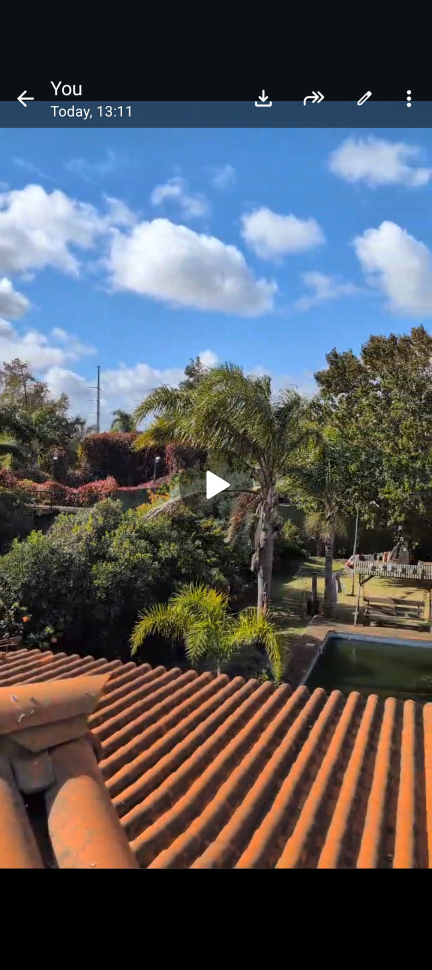
#> input picture images/Aerea_Fondo.png, 864 x 1939 px (shown at 1/2 size)
$ python -i build.py   (imports and definitions only)
#> lines starting #> are read from the running program, lines starting #| are printed output that depends on the picture
"""
Jardineando · Pacha Mama — Build script
Genera docs/index.html con el catálogo + timeline + ideas.

Ejecución:
    python build.py

Salida:
    docs/index.html (subir a GitHub Pages)
"""

import base64
import json
import html as html_mod
from datetime import date
from io import BytesIO
from pathlib import Path
from PIL import Image

from data_plants import PLANTS
from data_ideas import (
    NEW_IDEAS_FRENTE,
    NEW_IDEAS_FONDO,
    HUERTA,
    HUERTA_LOCATION_IDEAS,
    DEFAULT_CONTACTS,
    WHATSAPP_TEMPLATES_BY_ACTION,
)
from data_improvements import IMPROVEMENTS
from styles import CSS, SPLASH_CSS, TAREA_LANDING_CSS
from scripts import JS, SPLASH_JS
from feed import render_home_feed

ROOT = Path(__file__).parent
IMAGES_DIR = ROOT / "images"
OUTPUT = ROOT / "docs" / "index.html"
TASKS_DIR = ROOT / "docs" / "tasks"
OG_DIR = ROOT / "docs" / "og"
# [3 lines not run here, left out]

# ============================================================
# CONFIGURACIÓN — editar antes del primer deploy
# ============================================================
# URL pública de tu GitHub Pages.
# Ejemplo: "https://juan.github.io/jardineando-pacha-mama"
# Si está vacío, los previews de WhatsApp no van a funcionar (links rotos).
SITE_URL = "https://gardening-chi.vercel.app"


# ============================================================
# Helpers
# ============================================================
# [28 lines left out: functions encode_image, copy_curated_image, not called in this run]


def esc(s):
    return html_mod.escape(str(s) if s is not None else "", quote=True)


MONTH_NAMES = ["", "ene", "feb", "mar", "abr", "may", "jun", "jul", "ago", "sep", "oct", "nov", "dic"]
MONTH_FULL = ["", "enero", "febrero", "marzo", "abril", "mayo", "junio", "julio", "agosto", "septiembre", "octubre", "noviembre", "diciembre"]

# ============================================================
# Mes actual (hemisferio sur — Montevideo)
# ============================================================
import re

CURRENT_MONTH = date.today().month
CURRENT_MONTH_NAME = MONTH_FULL[CURRENT_MONTH]

_MONTH_NAME_TO_NUM = {n: i for i, n in enumerate(MONTH_FULL) if n}
_SEASON_TO_MONTHS = {
    "otoño": [3, 4, 5],
    "otono": [3, 4, 5],
    "invierno": [6, 7, 8],
    "primavera": [9, 10, 11],
    "verano": [12, 1, 2],
}
_MONTH_RE = "(" + "|".join(_MONTH_NAME_TO_NUM.keys()) + ")"


# [23 lines left out: function parse_planting_months, not called in this run]


def idea_is_optimal_now(idea):
    """Bool para NEW_IDEAS — usa el campo `season_plant`."""
    return CURRENT_MONTH in parse_planting_months(idea.get("season_plant", ""))


def huerta_is_optimal_now(h):
    """Bool para HUERTA — usa los arrays `siembra` y `transplante`."""
    return CURRENT_MONTH in (h.get("siembra", []) or []) or CURRENT_MONTH in (h.get("transplante", []) or [])


TAG_STYLE = {
    "nativa": ("🇺🇾 nativa", "#4a6b3f"),
    "exotica": ("🌍 exótica", "#7a8c5c"),
    "frutal": ("🍑 frutal", "#d97706"),
    "aromatica": ("🌿 aromática", "#16a34a"),
    "ornamental": ("✨ ornamental", "#ca8a04"),
    "polinizadores": ("🐝 polinizadores", "#facc15"),
    "abejas": ("🐝 abejas", "#facc15"),
    "mariposas": ("🦋 mariposas", "#a855f7"),
    "picaflor": ("🐦 picaflor", "#ec4899"),
    "aves": ("🐦 aves", "#ec4899"),
    "trepadora": ("🌿 trepadora", "#0d9488"),
    "perfume": ("👃 perfume", "#e11d48"),
    "cerco-vivo": ("🌳 cerco-vivo", "#65a30d"),
    "comestible": ("🥬 comestible", "#16a34a"),
    "maceta": ("🪴 maceta", "#a16207"),
    "interior": ("🏠 interior", "#0284c7"),
    "purificadora": ("💨 purificadora", "#0284c7"),
    "sombra": ("🌑 sombra", "#475569"),
    "epifita": ("🌿 epífita", "#0d9488"),
    "rusticidad": ("💪 rústica", "#78716c"),
    "huerta": ("🥬 huerta", "#16a34a"),
    "fruto": ("🍅 fruto", "#dc2626"),
    "hoja": ("🥬 hoja", "#16a34a"),
    "raiz": ("🥕 raíz", "#f97316"),
    "bulbo": ("🧅 bulbo", "#a16207"),
    "verano": ("☀️ verano", "#eab308"),
    "invierno": ("❄️ invierno", "#0284c7"),
    "todo-año": ("🔄 todo el año", "#0d9488"),
    "rapida": ("⚡ rápida", "#facc15"),
    "perenne": ("♾️ perenne", "#4a6b3f"),
    "pendiente": ("⏳ pendiente", "#9333ea"),
    "fruta": ("🍓 fruta", "#dc2626"),
}

PRIORITY_STYLE = {
    "alta": ("🔴", "#dc2626", "Alta"),
    "media": ("🟡", "#ca8a04", "Media"),
    "baja": ("🟢", "#16a34a", "Baja"),
}


# [146 lines left out: functions _select_primary_urgency, render_tags, water_dots, light_icon, classify_action, generate_tasks_from_plants, not called in this run]


# ============================================================
# Renderers — Plant cards (zone view)
# ============================================================
TYPE_BADGES = {
    "caduco": "🍂 Caduco",
    "perenne": "🌲 Perenne",
    "semi-perenne": "🍃 Semi-perenne",
    "semi-caduco": "🍃 Semi-caduco",
}


# [146 lines left out: functions render_card_chips, render_plant_info_card, render_curiosidades_section, render_idea_card, render_huerta_card, not called in this run]


TIER_META = {
    "free":       ("🆓", "Gratis",          "#16a34a", "tier-free"),
    "under_10":   ("💵", "Menos de USD 10", "#ca8a04", "tier-under10"),
    "under_100":  ("💰", "Menos de USD 100","#ea580c", "tier-under100"),
}
TIER_ORDER = ["free", "under_10", "under_100"]


# [629 lines left out: functions render_improvement_card, render_improvements_section, render_calendar_grid, render_huerta_locations, render_collapsible_grid, build_zone and 1 more, not called in this run]


# ============================================================
# OG IMAGES + TASK PAGES (para WhatsApp / Facebook previews)
# ============================================================
def build_og_image(src_path: Path, dst_path: Path):
    """
    Genera una imagen 1200x630 (estándar Open Graph) con la foto de la tarea
    centrada y recortada estilo 'cover'.
    """
#> called with src_path = 'images/Aerea_Fondo.png', dst_path = 'out.png'
    target_w, target_h = 1200, 630
    img = Image.open(src_path).convert("RGB")
#> img is the input picture: PIL image 864x1939 RGB; mean R, G, B 84.3, 86.4, 91.2

    # Resize escalando para "cover" (la imagen llena todo el target)
    src_ratio = img.width / img.height
#> src_ratio = 0.446
    target_ratio = target_w / target_h
    if src_ratio > target_ratio:
        # imagen más ancha — escalar por altura, recortar lados
        new_h = target_h
        new_w = int(target_h * src_ratio)
    else:
        new_w = target_w
        new_h = int(target_w / src_ratio)
#> new_h = 2693

    img = img.resize((new_w, new_h), Image.Resampling.LANCZOS)
#> img: PIL image 1200x2693 RGB

    # Crop centrado
    left = (new_w - target_w) // 2
    top = (new_h - target_h) // 2
#> top = 1031
    img = img.crop((left, top, left + target_w, top + target_h))
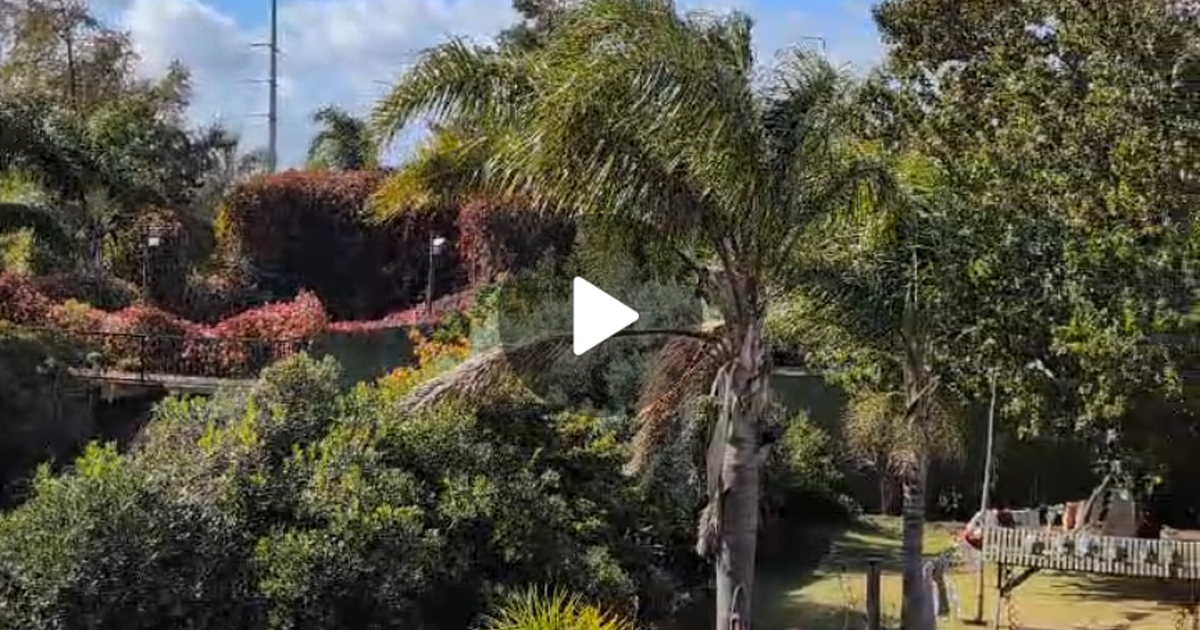
#> img: PIL image 1200x630 RGB; mean R, G, B 82.1, 80, 65.5

    img.save(dst_path, "JPEG", quality=82, optimize=True)


PRIO_LABELS = {"alta": "🔴 Alta", "media": "🟡 Media", "baja": "🟢 Baja"}
ZONE_LABELS = {"frente": "📍 Frente (oeste)", "fondo": "📍 Fondo (este)", "interior": "📍 Interior"}


# [152 lines left out: function build_task_page, not called in this run]


# ============================================================
# Helpers de página — shell HTML + nav cross-page
# ============================================================
HEAD_META = """<meta charset="UTF-8">
<meta name="viewport" content="width=device-width, initial-scale=1.0">
<meta name="theme-color" content="#2d5016">

<!-- Favicons -->
<link rel="icon" href="favicon.ico" sizes="any">
<link rel="icon" type="image/png" sizes="32x32" href="icon-32.png">
<link rel="icon" type="image/png" sizes="192x192" href="icon-192.png">

<!-- Apple touch icons -->
<link rel="apple-touch-icon" href="apple-touch-icon.png">
<link rel="apple-touch-icon" sizes="120x120" href="apple-touch-icon-120.png">
<link rel="apple-touch-icon" sizes="152x152" href="apple-touch-icon-152.png">
<link rel="apple-touch-icon" sizes="167x167" href="apple-touch-icon-167.png">
<link rel="apple-touch-icon" sizes="180x180" href="apple-touch-icon-180.png">

<!-- iOS standalone web app meta -->
<meta name="apple-mobile-web-app-capable" content="yes">
<meta name="apple-mobile-web-app-status-bar-style" content="black-translucent">
<meta name="apple-mobile-web-app-title" content="Jardineando">

<!-- Android standalone web app meta -->
<meta name="mobile-web-app-capable" content="yes">
<meta name="application-name" content="Jardineando">

<!-- Safari pinned tab -->
<link rel="mask-icon" href="mask-icon.svg" color="#2d5016">

<!-- PWA -->
<link rel="manifest" href="manifest.webmanifest">

<!-- Open Graph / WhatsApp / Twitter (defaults; las páginas pueden overridear) -->
<meta property="og:type" content="website">
<meta property="og:image:width" content="1200">
<meta property="og:image:height" content="630">
<meta name="twitter:card" content="summary_large_image">"""


# [679 lines left out: functions _render_top_nav, render_splash, _page_shell, build_ideas_html, build_tareas_html, build_biblioteca_redirect and 1 more, not called in this run]


# [2 lines not run here, left out]

>>> result = build_og_image('images/Aerea_Fondo.png', 'out.png')

$ run again, on images/B-37_liquidambar_otonal.jpg
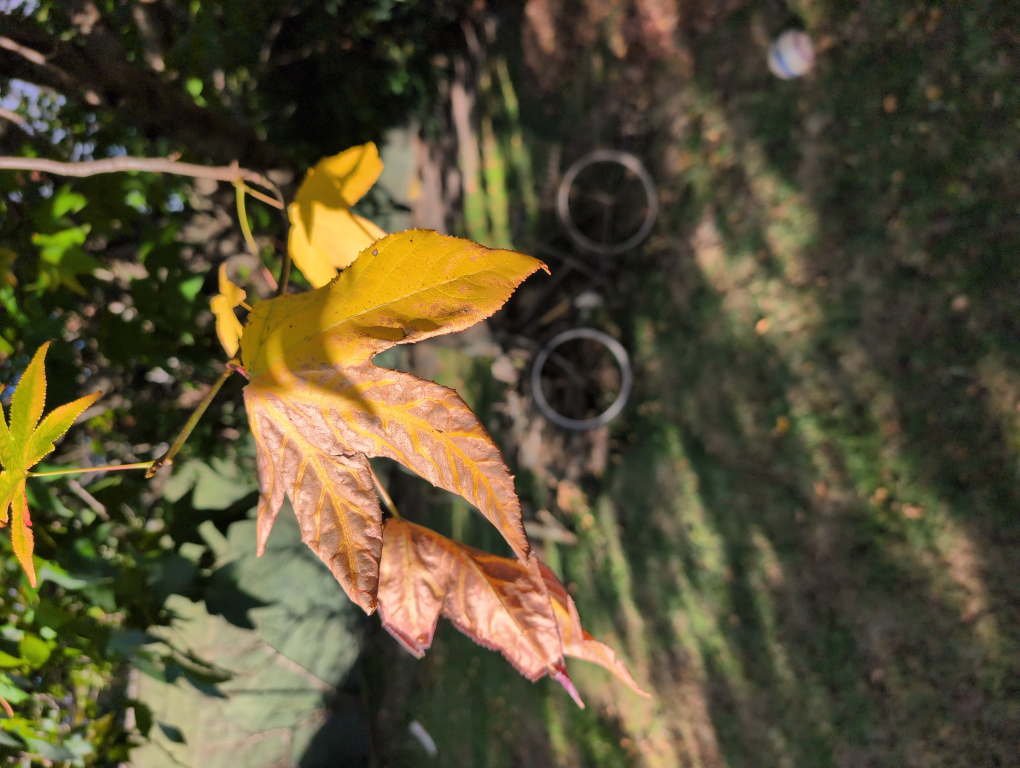
#> input picture images/B-37_liquidambar_otonal.jpg, 4080 x 3072 px (shown at 1/4 size)
#> in build_og_image, img is the input picture: PIL image 4080x3072 RGB; mean R, G, B 88.6, 80.1, 52.7
#> in build_og_image, `img = img.crop((left, top, left + target_w, top + target_h))`:
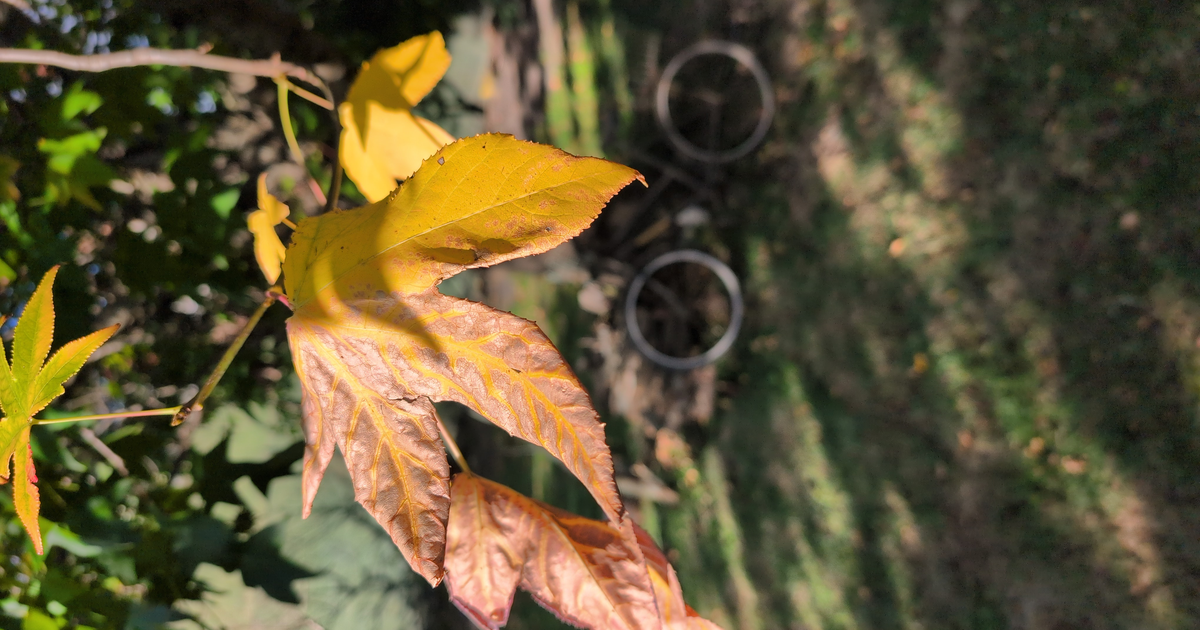
#> img: PIL image 1200x630 RGB; mean R, G, B 96, 85.2, 53.8

$ run again, on images/B-42-43_entre_romero_b27.jpg
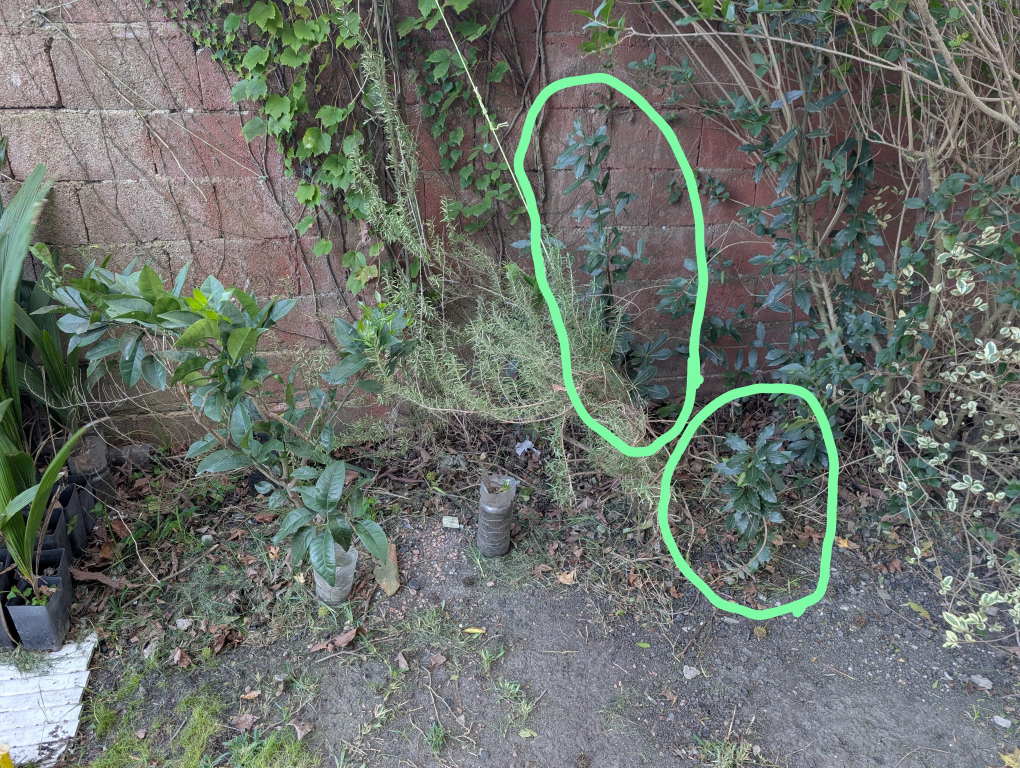
#> input picture images/B-42-43_entre_romero_b27.jpg, 4080 x 3072 px (shown at 1/4 size)
#> in build_og_image, img is the input picture: PIL image 4080x3072 RGB; mean R, G, B 106.4, 113, 106.7
#> in build_og_image, `img = img.resize((new_w, new_h), Image.Resampling.LANCZOS)`:
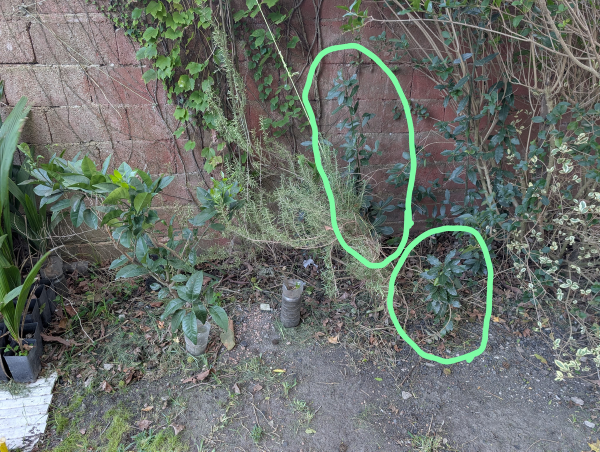
#> img: PIL image 1200x903 RGB (shown at 1/2 size); mean R, G, B 106.4, 113, 106.7
#> in build_og_image, `img = img.crop((left, top, left + target_w, top + target_h))`:
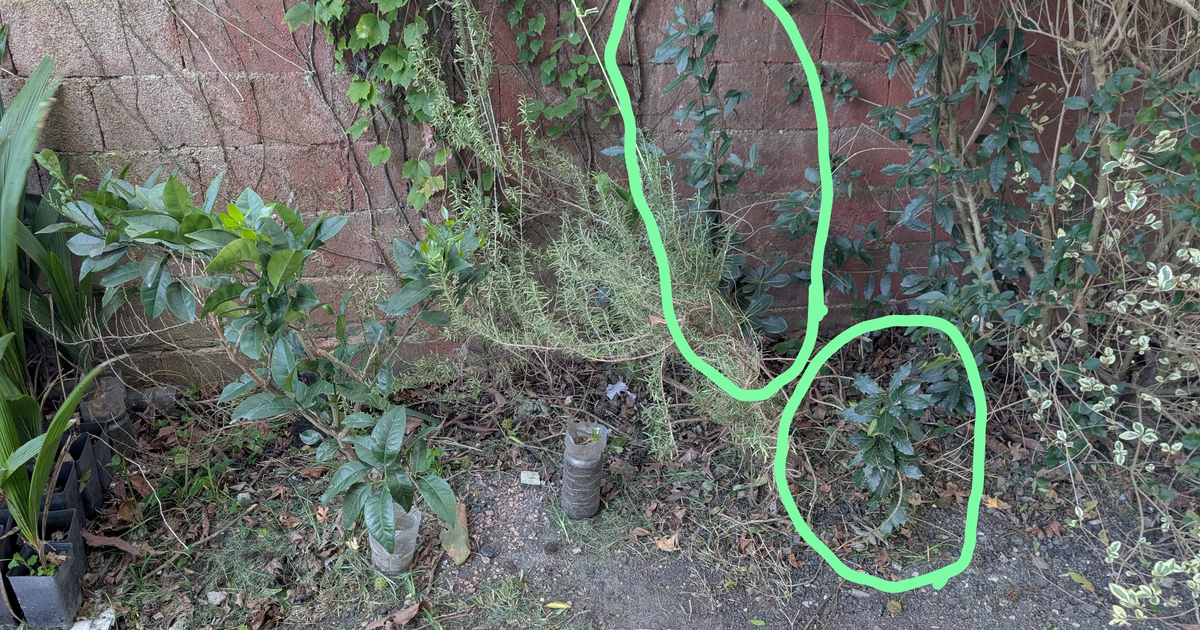
#> img: PIL image 1200x630 RGB; mean R, G, B 101.1, 109, 101.5

$ run again, on images/B-44_evonimo_base_b27.jpg
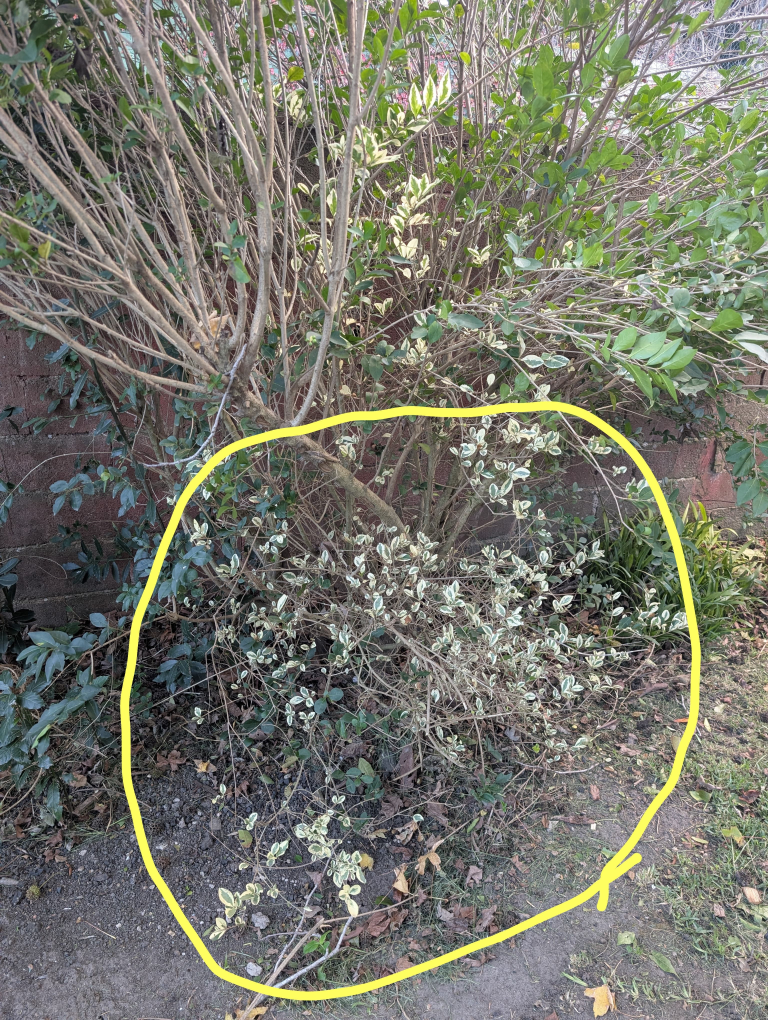
#> input picture images/B-44_evonimo_base_b27.jpg, 3072 x 4080 px (shown at 1/4 size)
#> in build_og_image, img is the input picture: PIL image 3072x4080 RGB; mean R, G, B 118, 119, 106.9
#> in build_og_image, `img = img.crop((left, top, left + target_w, top + target_h))`:
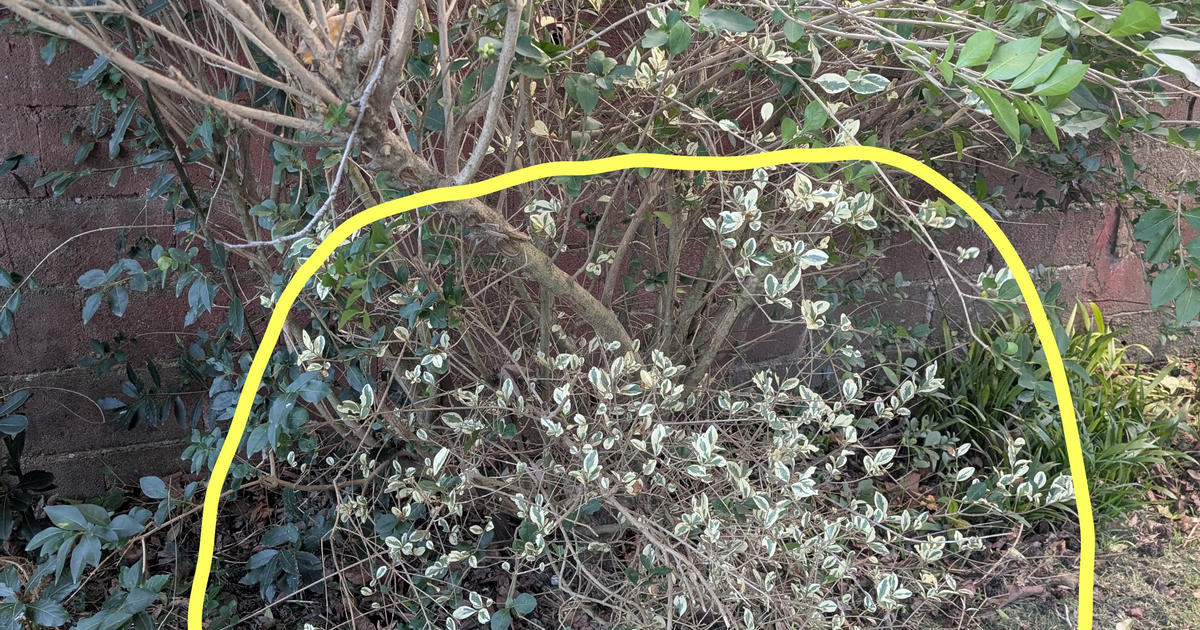
#> img: PIL image 1200x630 RGB; mean R, G, B 107.1, 107.8, 96.5
